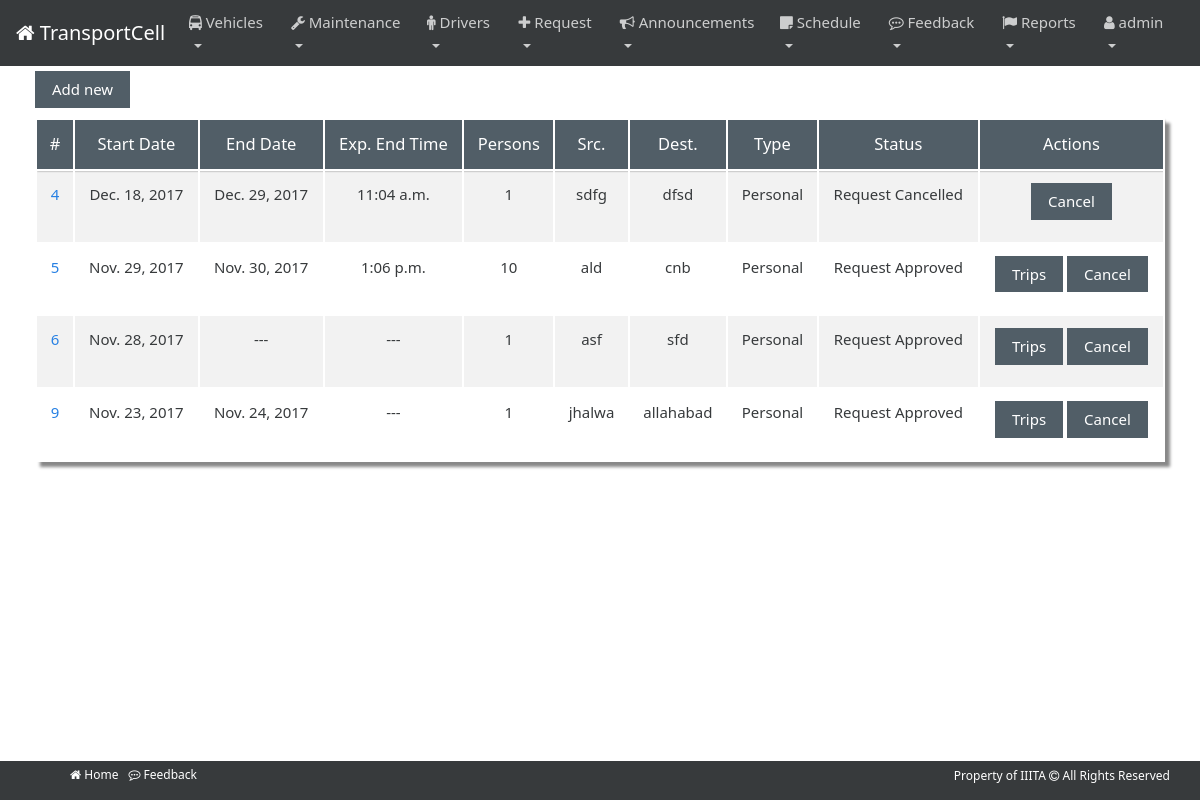
Screenshot of /myrequests/ (signed in) with the database file from the repository.
### main_site/models.py (models this page shows, shortened)
class Request(models.Model):
    user=models.ForeignKey('auth.User',
                           verbose_name='Requested by')
    created_at=models.DateTimeField(default=timezone.now,editable=False)
    start_date=models.DateField()
    start_time=models.TimeField()
    end_date=models.DateField(null=True,blank=True)
    expected_end_time=models.TimeField(null=True,
                                       blank=True,
                                       help_text='To ensure fair services to '
                                                 'everyone, please provide expected end time')
    no_of_persons_travelling=models.IntegerField(default=1,validators=[MinValueValidator(1)])
    request_type=models.CharField(max_length=50,
                          default='Personal',
                          choices=[('Official','Official'),('Personal','Personal')],
                          verbose_name='Type of request(Official/Personal)')
    description=models.TextField(null=True,
                                 blank=True,
                                 verbose_name='Brief Summary,with preferences(if any)')
    remarks=models.TextField(null=True,
                             blank=True,
                             verbose_name='Remarks from transport cell')
    source=models.CharField(max_length=200)
    destination=models.CharField(max_length=200)
    is_round_trip=models.BooleanField(default=False,
                                          verbose_name='Round Trip?')
    status=models.ForeignKey('Status',editable=False,
                             verbose_name='Status of Request')
    class Meta:
        ordering=['-start_date','-start_time']

class Status(models.Model):
    type=models.CharField(max_length=50,unique=True)
    description=models.TextField(null=True,blank=True)
    def __str__(self):
        return self.type

### main_site/views/view_requests.py (the view)
# urls.py: url(r'^myrequests[/]$',MyRequestsView.as_view(),name='my-requests'),
@method_decorator(login_required(login_url='login'), name='dispatch')
class MyRequestsView(ListView):
    model = Request
    template_name = 'request/my_requests.html'
    context_object_name = 'requests'
    def get_queryset(self):
        return Request.objects.filter(user=self.request.user)

### main_site/templates/request/my_requests.html (shortened to what this page needs)
{%  extends 'base.html' %}
{% load static %}
{% block css %}
     <link rel="stylesheet" href="{% static "css/table.css" %}">
{% endblock %}
{% block content %}
    <div class="container">
        <a href="{%  url 'new-request' %}" class="btn btn-primary">Add new</a>
        <table class="table table-flue  table-striped table-hover table-bordered">
              <thead class="thead">
                   <tr>
                      <th>#</th>
                      <th>Start Date</th>
                      <th>End Date</th>
                      <th>Exp. End Time</th>
                      <th>Persons</th>
                      <th>Src.</th>
                      <th>Dest.</th>
                      <th>Type</th>
                      <th>Status</th>
                      <th>Actions</th>
                   </tr>
              </thead>
              <tbody>
                    {%  for request in requests %}
                        <tr>
                           <td><a href="{% url 'view-request' pk=request.id%}">{{ request.id }}</a></td>
                            <td>{{ request.start_date|default_if_none:"---" }}</td>
                            <td>{{ request.end_date|default_if_none:"---" }}</td>
                            <td>{{ request.expected_end_time|default_if_none:"---" }}</td>
                            <td>{{ request.no_of_persons_travelling|default_if_none:"---" }}</td>
                            <td>{{ request.source|default_if_none:"---"}}</td>
                            <td>{{ request.destination|default_if_none:"---" }}</td>
                            <td>{{request.request_type|default_if_none:"---"}}</td>
                            <td>{{request.status|default_if_none:"---"}}</td>
                            <td>
                                {% if not request.bill and request.status.type == 'Request Approved'%}
                                <a href="{% url 'list-user-trips' pk=request.id %}" class="btn btn-primary">Trips</a>
                                {% elif request.status.type == 'Request Approved'%}
                                 <a href="{% url 'view-bill' pk=request.id %}" class="btn btn-primary">Bill</a>
                                {% endif %}
                                <a href="{% url 'cancel-request' pk=request.id %}" class="btn btn-success">Cancel</a>
                        </tr>
                    {% endfor %}
                </tbody>
           </table>
    </div>
{% endblock %}

### main_site/templates/base.html (shortened to what this page needs)
{% load static %}
<!DOCTYPE html>
<html lang="en">
<head>
    <link rel="stylesheet" href="{% static "css/bootstrap.css" %}">
    <link rel="stylesheet" href="{% static "css/font-awesome-4.7.0/css/font-awesome.min.css" %}">
    <link rel="stylesheet" href="{% static "css/footer.css" %}">
    {% block css %}
    {% endblock %}
</head>
<body>
    <nav class="navbar navbar-inverse navbar-toggleable-md navbar-light bg-inverse">
      <a class="navbar-brand" href="
                {% if user.groups.all.0.name == "TransportStaff" or user.groups.all.0.name == "TransportAdmin"%}
                    {% url 'staff-home' %}
                 {% else %}
                    {% url 'user-home' %}
                {% endif %}
                    "><i class="fa fa-home" aria-hidden="true"></i> TransportCell</a>
      <div class="collapse navbar-collapse" id="navbarNavDropdown">
        {% if user.groups.all.0.name  == "TransportStaff" or  user.groups.all.0.name  == "TransportAdmin"%}
            <ul class="navbar-nav mr-auto">
              <li class="nav-item dropdown">
                <a class="nav-link dropdown-toggle"  id="navbarDropdownMenuLink" data-toggle="dropdown" aria-haspopup="true" aria-expanded="false">
                 <i class="fa fa-bus" aria-hidden="true"></i> Vehicles
                </a>
              </li>
              <li class="nav-item dropdown">
                <a class="nav-link dropdown-toggle"id="navbarDropdownMenuLink" data-toggle="dropdown" aria-haspopup="true" aria-expanded="false">
                  <i class="fa fa-wrench" aria-hidden="true"></i> Maintenance
                </a>
              </li>
              <li class="nav-item dropdown">
                <a class="nav-link dropdown-toggle"  id="navbarDropdownMenuLink" data-toggle="dropdown" aria-haspopup="true" aria-expanded="false">
                  <i class="fa fa-male" aria-hidden="true"></i> Drivers
                </a>
              </li>
              <li class="nav-item dropdown">
                <a class="nav-link dropdown-toggle" id="navbarDropdownMenuLink" data-toggle="dropdown" aria-haspopup="true" aria-expanded="false">
                  <i class="fa fa-plus" aria-hidden="true"></i> Request
                </a>
              </li>
              <li class="nav-item dropdown">
                <a class="nav-link dropdown-toggle"  id="navbarDropdownMenuLink" data-toggle="dropdown" aria-haspopup="true" aria-expanded="false">
                 <i class="fa fa-bullhorn" aria-hidden="true"></i> Announcements
                </a>
              </li>
              <li class="nav-item dropdown">
                <a class="nav-link dropdown-toggle"  id="navbarDropdownMenuLink" data-toggle="dropdown" aria-haspopup="true" aria-expanded="false">
                 <i class="fa fa-sticky-note" aria-hidden="true"></i> Schedule
                </a>
              </li>
              <li class="nav-item dropdown">
                <a class="nav-link dropdown-toggle"id="navbarDropdownMenuLink" data-toggle="dropdown" aria-haspopup="true" aria-expanded="false">
                  <i class="fa fa-commenting-o" aria-hidden="true"></i> Feedback
                </a>
              </li>
             <li class="nav-item dropdown">
                <a class="nav-link dropdown-toggle"  id="navbarDropdownMenuLink" data-toggle="dropdown" aria-haspopup="true" aria-expanded="false">
                 <i class="fa fa-flag" aria-hidden="true"></i> Reports
                </a>
              </li>
            </ul>
        {% endif %}
        <ul class="navbar-nav">
          <li class="nav-item dropdown">
            <a class="nav-link dropdown-toggle"  id="navbarDropdownMenuLink" data-toggle="dropdown" aria-haspopup="true" aria-expanded="false">
                {% if request.user.is_authenticated  %}
                   <i class="fa fa-user" aria-hidden="true"></i> {{ request.user.username }}
                {% else%}
                     <i class="fa fa-user" aria-hidden="true"></i> Account
                {% endif  %}
            </a>
          </li>
        </ul>
      </div>
    </nav>
    {% block content %}
    {% endblock %}
        <footer>
        <div class="bar">
            <div class="bar-wrap">
                <ul class="links">
                    <li><a href="
                            {% if user.groups.all.0.name == "TransportStaff" or user.groups.all.0.name == "TransportAdmin"%}
                                {% url 'staff-home' %}
                             {% else %}
                                {% url 'user-home' %}
                            {% endif %}
                    "><i class="fa fa-home" aria-hidden="true"></i> Home</a></li>
                    <li><a href="{% url 'new-feedback' %}"><i class="fa fa-commenting-o" aria-hidden="true"></i>
  Feedback</a></li>
                </ul>
                <div class="social">
                    <a href="https://www.iiita.ac.in" class="fb">
                        <span class="info">
                            <span class="follow"> Property of IIITA <i class="fa fa-copyright" aria-hidden="true"></i> All Rights Reserved </span>
                        </span>
                    </a>
                </div>
            </div>
        </div>
    </footer>
</body>
</html>

### static/css/footer.css (style rules this page uses)
footer { background-color: #373a3c; position: fixed; bottom: 0; width: 100%; z-index: 1; }
footer .bar { background-color: #373a3c; padding: 5px 0; }
footer .bar-wrap { font-size: 12px; margin: 0 auto; max-width: 1200px; position: relative; width: 95%; }
.links { float: left; list-style: none outside none; position: relative; }
.links li { float: left; margin-right: 10px; }
.links a { color: #FFF; }
.social { position: absolute; right: 0; top: 0; }
.social a { color: #FFF; margin-left: 20px; }
.social .info { display: inline-block; vertical-align: middle; }
.social .info .follow { display: block; }

### static/css/table.css (style rules this page uses)
.container { padding: 5px; margin: 0 auto; }
.table { white-space: nowrap; box-shadow: 5px 5px 3px #888888; margin-bottom: 80px; }
table.table-bordered > thead > tr > th { background: #515E67; color: white; font-size: 110%; font-weight: 500; border:2px solid white; text-align: center; }
table.table-bordered > thead { box-shadow: 1px 1px 2px #888888; }
table.table-bordered > tbody > tr > td { border:2px solid white; text-align: center; max-width: 22rem; height: 100%; overflow: auto; overflow-wrap: break-word; }
.btn { color: white; background: #515E67; border-color: #515E67; margin-bottom: 10px; }

### main_site/templates/base.html (style rules this page uses)
.navbar { padding: 0.2rem 1rem; }

### rows the page displays
Request: id "4", start_date "Dec. 18, 2017", end_date "Dec. 29, 2017", expected_end_time "11:04 a.m.", no_of_persons_travelling "1", source "sdfg", destination "dfsd", request_type "Personal", status "Request Cancelled"
Request: id "5", start_date "Nov. 29, 2017", end_date "Nov. 30, 2017", expected_end_time "1:06 p.m.", no_of_persons_travelling "10", source "ald", destination "cnb", request_type "Personal", status "Request Approved", shows "Trips"
Request: id "6", start_date "Nov. 28, 2017", end_date "---", expected_end_time "---", no_of_persons_travelling "1", source "asf", destination "sfd", request_type "Personal", status "Request Approved", shows "Trips"
Request: id "9", start_date "Nov. 23, 2017", end_date "Nov. 24, 2017", expected_end_time "---", no_of_persons_travelling "1", source "jhalwa", destination "allahabad", request_type "Personal", status "Request Approved", shows "Trips"

### other values shown
{{ request.user.username }} "admin"
